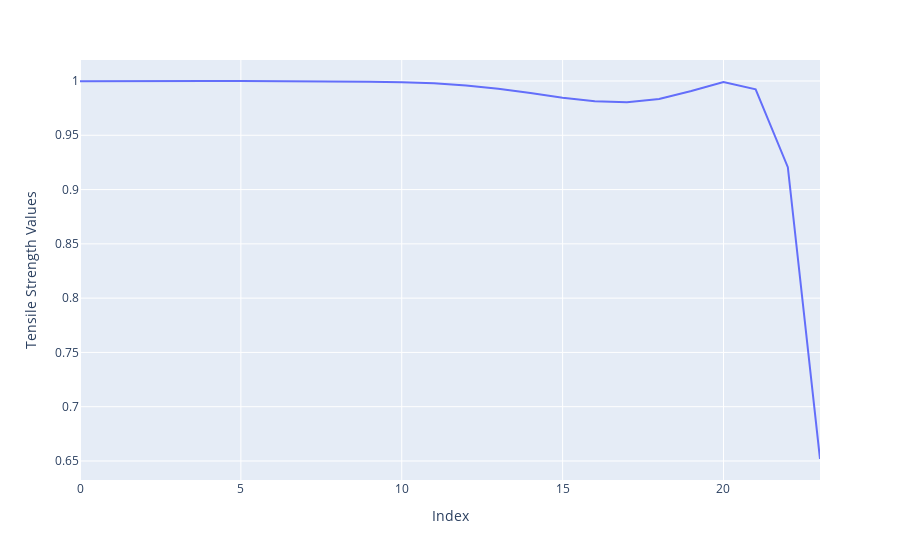

Notebook cell for this chart:
### Code cell
prDf = pd.DataFrame({'Index': range(len(rsPRlist)), 'Tensile Strength Values': rsPRlist})
fig = px.line(prDf, x='Index', y='Tensile Strength Values')
fig.show()

### Figure 1 — Plotly figure (JSON) as saved in the notebook; plotly's stock layout.template omitted (floating-point values rounded to 4 significant figures)
{"data": [{"hovertemplate": "Index=%{x}<br>Tensile Strength Values=%{y}<extra></extra>", "legendgroup": "", "line": {"color": "#636efa", "dash": "solid"}, "marker": {"symbol": "circle"}, "mode": "lines", "name": "", "orientation": "v", "showlegend": false, "type": "scatter", "x": [0, 1, 2, 3, 4, 5, 6, 7, 8, 9, 10, 11, 12, 13, 14, 15, 16, 17, 18, 19, 20, 21, 22, 23], "xaxis": "x", "y": [0.9998, 1.0, 1.0, 1.0, 1.0, 1.0, 0.9999, 0.9998, 0.9997, 0.9994, 0.9989, 0.9978, 0.9959, 0.9928, 0.9888, 0.9847, 0.9814, 0.9805, 0.9834, 0.9908, 0.9991, 0.9923, 0.9207, 0.6518], "yaxis": "y"}], "layout": {"legend": {"tracegroupgap": 0}, "margin": {"t": 60}, "xaxis": {"anchor": "y", "domain": [0, 1], "title": {"text": "Index"}}, "yaxis": {"anchor": "x", "domain": [0, 1], "title": {"text": "Tensile Strength Values"}}}}
